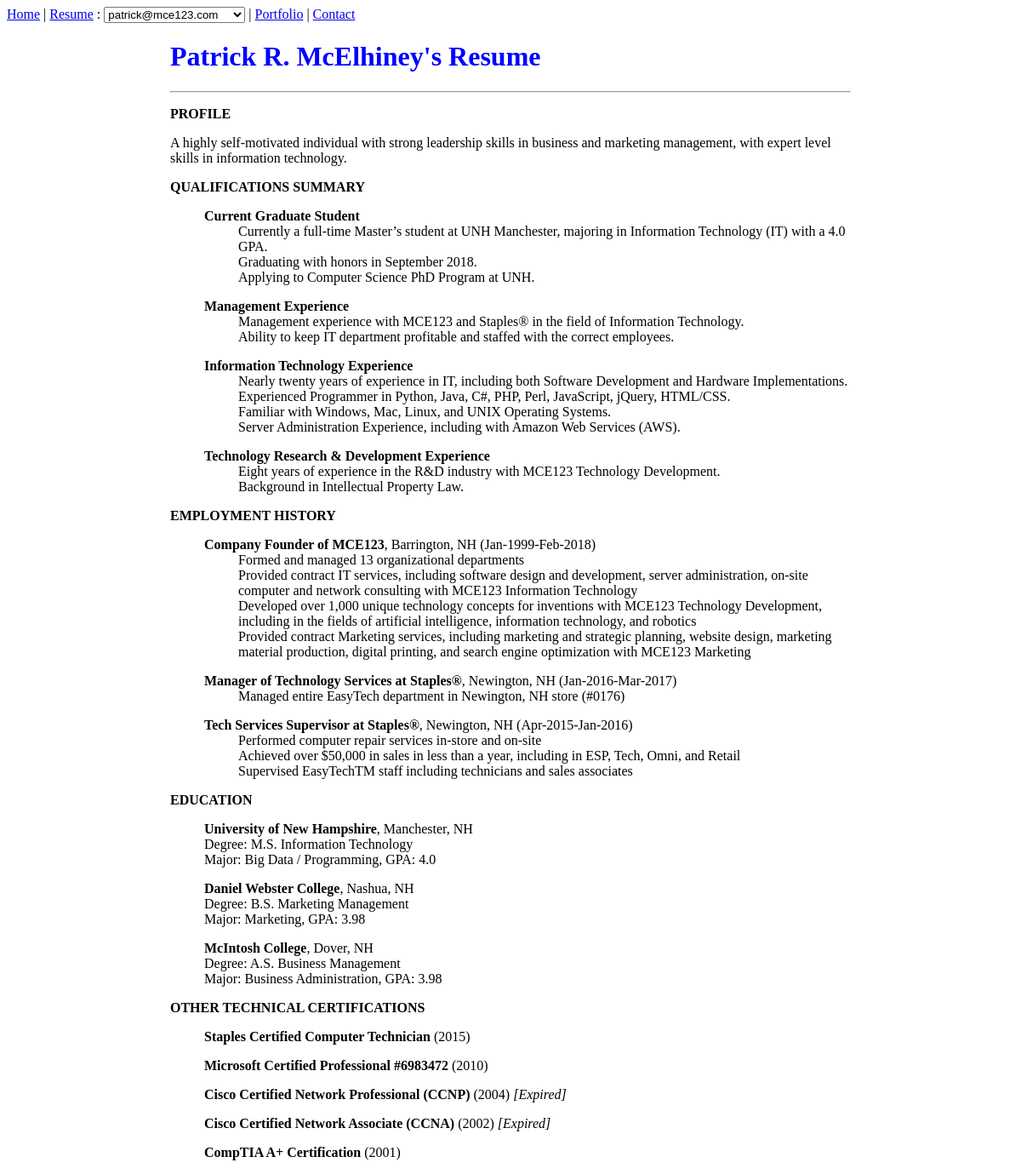
The page /resume/1/ on the database its author committed.
### resume/models.py (models this page shows, shortened)
class Resume(models.Model):
    first_name = models.CharField(max_length=255, null=False, blank=False)
    middle_name = models.CharField(max_length=255, null=True, blank=True)
    last_name = models.CharField(max_length=255, null=False, blank=False)
    email = models.CharField(max_length=255, null=False, blank=False)
    profile_statement = models.TextField(null=True, blank=True)
    class Meta:
        ordering = ['last_name']
    def get_full_name_wmi(self):
        try:
            if self.middle_name != None:
                return self.first_name + " " + self.middle_name[0] + ". " + self.last_name
        except:
            return self.first_name + " " + self.last_name
    def get_full_name_wmn(self):
        try:
            if self.middle_name != None:
                return self.first_name + " " + self.middle_name + " " + self.last_name
        except:
            return self.first_name + " " + self.last_name
    def get_experience(self):
        return self.experience_set.all()
    def get_education(self):
        return self.education_set.all()
    def get_qualification(self):
        return self.qualification_set.all()
    def get_certification(self):
        return self.certification_set.all()

class Qualification(models.Model):
    parent_resume = models.ForeignKey('Resume', on_delete=models.CASCADE, default=1)
    qual_type = models.CharField(max_length=255, null=False, blank=False)
    description = models.TextField()
    class Meta:
        ordering = ['qual_type']

class Experience(models.Model):
    parent_resume = models.ForeignKey('Resume', on_delete=models.CASCADE, default=1)
    title = models.CharField(max_length=255, null=False, blank=False)
    location = models.CharField(max_length=255, null=False, blank=False)
    start_date = models.DateField()
    end_date = models.DateField()
    description = models.TextField()
    class Meta:
        ordering = ['title']

class Education(models.Model):
    parent_resume = models.ForeignKey('Resume', on_delete=models.CASCADE, default=1)
    institution_name = models.CharField(max_length=255, null=False, blank=False)
    location = models.CharField(max_length=255, null=False, blank=False)
    degree = models.CharField(max_length=255, null=False, blank=False)
    major = models.CharField(max_length=255, null=False, blank=False)
    gpa = models.FloatField()
    class Meta:
        ordering = ['institution_name']

class Certification(models.Model):
    parent_resume = models.ForeignKey('Resume', on_delete=models.CASCADE, default=1)
    name = models.CharField(max_length=255, null=False, blank=False)
    date_obtained = models.DateField()
    status = models.CharField(max_length=255, null=True, blank=True)
    class Meta:
        ordering = ['-date_obtained']

### resume/views.py (the view)
# urls.py: path(r'<get_id>/', views.by_id, name="by_id"),
def by_id(request, get_id):
    by_pkid = False
    by_email = False
    try:
        this_object = Resume.objects.get(pk=get_id)
        by_pkid = True
    except ValueError:
        try:
            this_object = Resume.objects.get(email=get_id)
            by_email = True
        except ValueError:
            raise Http404()
    full_name = Resume.get_full_name_wmi(this_object)
    full_name_wmi = Resume.get_full_name_wmi(this_object)
    full_name_wmn = Resume.get_full_name_wmn(this_object)
    selected_email = this_object.email
    title = full_name_wmi + "'s Resume"
    profile_statement = this_object.profile_statement
    qs0 = Resume.objects.order_by('last_name')
    qs1 = Resume.get_education(this_object).order_by('id')
    qs2 = Resume.get_experience(this_object).order_by('-end_date')
    qs3 = Resume.get_qualification(this_object).order_by('id')
    qs4 = Resume.get_certification(this_object).order_by('-date_obtained')
    context = {'title':title, 'selected_email':selected_email, 'resumes':qs0, 'profile_statement':profile_statement, 'education':qs1, 'experience':qs2, 'qualification':qs3, 'certification':qs4}
    return render(request, 'resume.html', context)

### templates/resume.html (shortened to what this page needs)
{% extends 'base.html' %}
{% block selector %}
 : <select id="dynamic_select" onchange="if (this.value) window.location.href=this.value">
<optgroup label="Selected:">
<option value="" selected>{{ selected_email }}</option>
</optgroup>
</select>
{% endblock %}
{% block content %}
  <div class="resume-content">
    <div class="resume-banner">
      <h1>{{ title }}</h1>
      <hr>
    </div>
{% if profile_statement %}
<p><strong>PROFILE</strong></p>
<p>{{ profile_statement }}</p>
{% endif %}
{% if qualification %}
<p><strong>QUALIFICATIONS SUMMARY</strong></p>
	{% for qual in qualification %}
		<ul><b>{{qual.qual_type}}</b><br />
			<ul>
				{{qual.description|linebreaksbr}}<br />
			</ul>
		</ul>
	{% endfor %}
{% endif %}
<p><strong>EMPLOYMENT HISTORY</strong></p>
{% if experience %}
	{% for work in experience %}
		<ul><b>{{work.title}}</b>, {{work.location}} ({{work.start_date|date:"M-Y"}}-{{work.end_date|date:"M-Y"}})<br />
			<ul>
				{{work.description|linebreaksbr}}<br />
			</ul>
		</ul>
	{% endfor %}
{% else %}
	<ul>No Experience Defined!</ul>
{% endif %}
<p><strong>EDUCATION</strong></p>
{% if education %}
	{% for school in education %}
		<ul><b>{{school.institution_name}}</b>, {{school.location}}<br />
		Degree: {{school.degree}}<br />
		Major: {{school.major}}, GPA: {{school.gpa}}
		</ul>
	{% endfor %}
{% else %}
	<ul>No Education Defined!</ul>
{% endif %}
{% if certification %}
<p><strong>OTHER TECHNICAL CERTIFICATIONS</strong></p>
	{% for cert in certification %}
		<ul><b>{{cert.name}}</b> ({{cert.date_obtained|date:"Y"}}) {% if cert.status %}<i>[{{cert.status}}]</i>{% endif %}<br />
		</ul>
	{% endfor %}
{% endif %}
  </div>
{% endblock %}

### static/css/style.css (style rules this page uses)
h1 { color: blue; }
.resume-content { width: 80%; max-width: 800px; margin: 0 auto; }

### rows shown on the page
Resume: email "patrick@mce123.com", profile_statement "A highly self-motivated individual with strong leadership skills in business and marketing management, with expert level skills in information technology."
Qualification: qual_type "Current Graduate Student", description "Currently a full-time Master’s student at UNH Manchester, majoring in Information Technology (IT) with a 4.0 GPA. Graduating with honors in September 2018. Applying to Computer Science PhD Program at UNH."
Qualification: qual_type "Management Experience", description "Management experience with MCE123 and Staples® in the field of Information Technology. Ability to keep IT department profitable and staffed with the correct employees."
Qualification: qual_type "Information Technology Experience", description "Nearly twenty years of experience in IT, including both Software Development and Hardware Implementations. Experienced Programmer in Python, Java, C#, PHP, Perl, JavaScript, jQuery, HTML/CSS. Familiar with Windows, Mac, Linux, and UNIX Operating Systems. Server Administration Experience, including with Amazon Web Services (AWS)."
Qualification: qual_type "Technology Research & Development Experience", description "Eight years of experience in the R&D industry with MCE123 Technology Development. Background in Intellectual Property Law."
Experience: title "Company Founder of MCE123", location "Barrington, NH", start_date "Jan-1999", end_date "Feb-2018", description "Formed and managed 13 organizational departments Provided contract IT services, including software design and development, server administration, on-site computer and network consulting with MCE123 Information Technology Developed over 1,000 unique technology concepts for inventions with MCE123 Technology Development, including in the fields of artificial intelligence, information technology, and robotics Provided contract Marketing services, including marketing and strategic planning, website design, marketing material production, digital printing, and search engine optimization with MCE123 Marketing"
Experience: title "Manager of Technology Services at Staples®", location "Newington, NH", start_date "Jan-2016", end_date "Mar-2017", description "Managed entire EasyTech department in Newington, NH store (#0176)"
Experience: title "Tech Services Supervisor at Staples®", location "Newington, NH", start_date "Apr-2015", end_date "Jan-2016", description "Performed computer repair services in-store and on-site Achieved over $50,000 in sales in less than a year, including in ESP, Tech, Omni, and Retail Supervised EasyTechTM staff including technicians and sales associates"
Education: institution_name "University of New Hampshire", location "Manchester, NH", degree "M.S. Information Technology", major "Big Data / Programming", gpa "4.0"
Education: institution_name "Daniel Webster College", location "Nashua, NH", degree "B.S. Marketing Management", major "Marketing", gpa "3.98"
Education: institution_name "McIntosh College", location "Dover, NH", degree "A.S. Business Management", major "Business Administration", gpa "3.98"
Certification: name "Staples Certified Computer Technician", date_obtained "2015"
Certification: name "Microsoft Certified Professional #6983472", date_obtained "2010"
Certification: name "Cisco Certified Network Professional (CCNP)", date_obtained "2004", status "Expired"
Certification: name "Cisco Certified Network Associate (CCNA)", date_obtained "2002", status "Expired"
Certification: name "CompTIA A+ Certification", date_obtained "2001"

### other values the page prints
{{ title }} "Patrick R. McElhiney's Resume"
